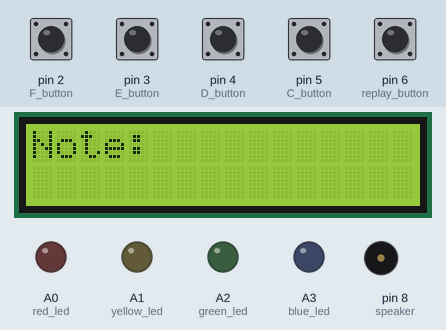
Simulated run of this sketch. Board: Arduino Uno, built with avr-gcc and run on an emulated ATmega328P. Shown: 16×2 character LCD, output pins drawn as LEDs (lit = HIGH), buzzer (waves = sounding). The test bench sets the inputs (shaded band); at power-on: pin 2 (F_button), pin 3 (E_button), pin 4 (D_button), pin 5 (C_button), pin 6 (replay_button) LOW.

Above: at 1.2 s.
1.3 s: pin 3 (E_button) pulled HIGH for 1 s
At 1.7 s:
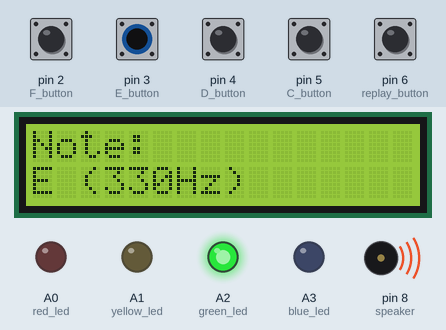
3.8 s: pin 2 (F_button) pulled HIGH for 0.15 s
At 3.88 s:
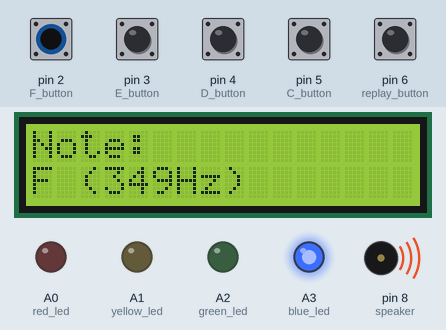
5.4 s: pin 4 (D_button) pulled HIGH for 0.15 s
At 5.48 s:
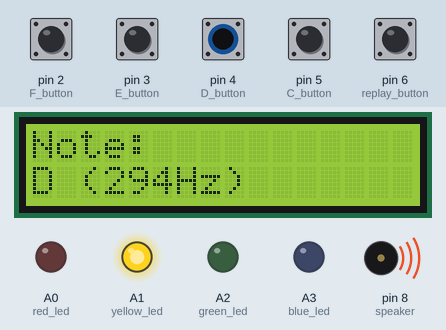
7.0 s: pin 5 (C_button) pulled HIGH for 0.15 s
At 7.08 s:
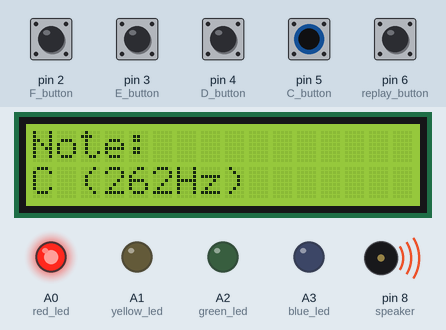
8.6 s: pin 6 (replay_button) pulled HIGH for 0.15 s
At 11.4 s:
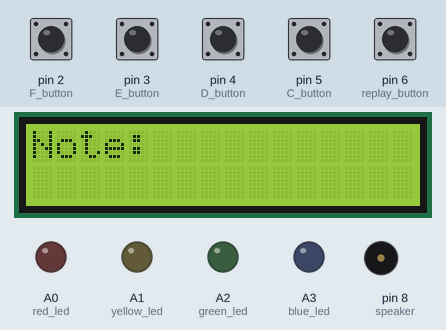
11.7 s: pin 6 (replay_button) pulled HIGH for 1 s
At 12.0 s:
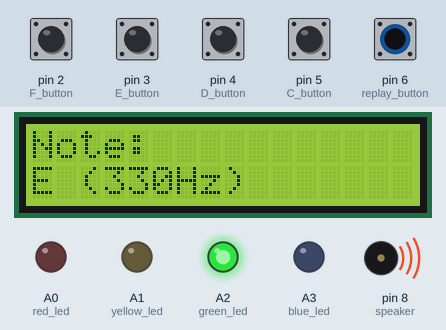
Timing chart, 0 to 15.2 s (numbered marks = the images above; inputs shaded):
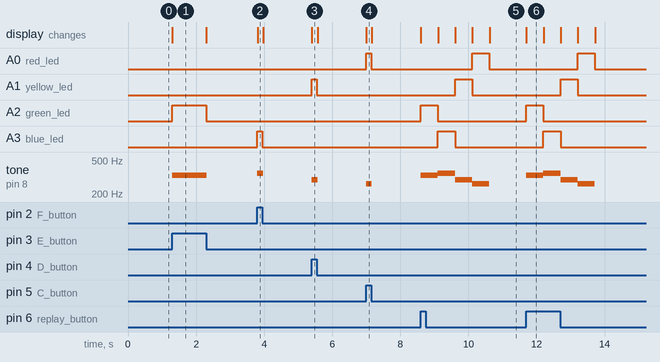

The sketch:

ToneKeyboard.ino
```cpp
#include <LiquidCrystal.h>
int noteStorage[20] = {0,0,0,0,0,0,0,0,0,0,0,0,0,0,0,0,0,0,0,0};
int storageAmt = 0;
bool newNote=true;
LiquidCrystal lcd (12,11,10,9,7,1);
void clearStorage(){
  for(int i = 0;i<20;i++){
    noteStorage[i]=0;
  }
  storageAmt=0;
}

void setup() {
  // put your setup code here, to run once:
  pinMode(12, OUTPUT); //RS
  pinMode(11, OUTPUT); //E
  pinMode(10, OUTPUT); //D4
  pinMode(9, OUTPUT); //D5
  pinMode(7, OUTPUT); //D6
  pinMode(1, OUTPUT); //D7
  pinMode(A0, OUTPUT); //red led
  pinMode(A1, OUTPUT); //yellow led
  pinMode(A2, OUTPUT); //green led
  pinMode(A3, OUTPUT); //blue led
  pinMode(8, OUTPUT); //speaker
  pinMode(6, INPUT); //replay button
  pinMode(5, INPUT); //C button
  pinMode(4, INPUT); //D button
  pinMode(3, INPUT); //E button
  pinMode(2, INPUT); //F button
  lcd.begin(16,2);
  lcd.print("Note:");
}
void printNote(int hz){
  lcd.clear();
  lcd.setCursor(0,0);
  lcd.print("Note:");
  lcd.setCursor(0,1);
  if(hz==349)
    lcd.print("F (349Hz)");
  else if(hz==330)
    lcd.print("E (330Hz)");
  else if(hz==294)
    lcd.print("D (294Hz)");
  else if(hz==262)
    lcd.print("C (262Hz)");
}
void blueNote(int dur){
  digitalWrite(A3,HIGH);
  digitalWrite(A2,LOW);
  digitalWrite(A1,LOW);
  digitalWrite(A0,LOW);
  tone(8,349,dur);
}
void greenNote(int dur){
  digitalWrite(A3,LOW);
  digitalWrite(A2,HIGH);
  digitalWrite(A1,LOW);
  digitalWrite(A0,LOW);
  tone(8,330,dur);
}
void yellowNote(int dur){
  digitalWrite(A3,LOW);
  digitalWrite(A2,LOW);
  digitalWrite(A1,HIGH);
  digitalWrite(A0,LOW);
  tone(8,294,dur);
}
void redNote(int dur){
  digitalWrite(A3,LOW);
  digitalWrite(A2,LOW);
  digitalWrite(A1,LOW);
  digitalWrite(A0,HIGH);
  tone(8,262,dur);
}
void loop() {
  // put your main code here, to run repeatedly:
  if(digitalRead(6)==HIGH&&digitalRead(5)==HIGH){ //if both replay and left-most button pushed, reset memory
    clearStorage();
    tone(8,220,1500); //reset tone
    digitalWrite(A3,HIGH);
    digitalWrite(A2,HIGH);
    digitalWrite(A1,HIGH);
    digitalWrite(A0,HIGH);
    lcd.clear();
    lcd.print("Resetting stored");
    lcd.setCursor(0,1);
    lcd.print("song...");
    delay(1500);
    lcd.clear();
  }

  if(digitalRead(6)==HIGH){ //replay
    for(int i = 0;noteStorage[i]!=0;i++){
      if(noteStorage[i]==1){
        blueNote(500);
        printNote(349);
        delay(500);
      }
      if(noteStorage[i]==2){
        greenNote(500);
        printNote(330);
        delay(500);
      }
      if(noteStorage[i]==3){
        yellowNote(500);
        printNote(294);
        delay(500);
      }
      if(noteStorage[i]==4){
        redNote(500);
        printNote(262);
        delay(500);
      }
    }
    newNote=false;
  }
  else if(digitalRead(2)==HIGH){ //F,Blue,349hz
    blueNote(20);
    if(storageAmt<20&&newNote){
      noteStorage[storageAmt] = 1;
      newNote=false;
      storageAmt++;
      printNote(349);
    }
  }
  else if(digitalRead(3)==HIGH){//E,Green,330
    greenNote(20);
    if(storageAmt<20&&newNote){
      noteStorage[storageAmt] = 2;
      newNote=false;
      storageAmt++;
      printNote(330);
    }
  }
  else if(digitalRead(4)==HIGH){//D,Yellow,294hz
    yellowNote(20);
    if(storageAmt<20&&newNote){
      noteStorage[storageAmt] = 3;
      newNote=false;
      storageAmt++;
      printNote(294);
    }
  }
  else if(digitalRead(5)==HIGH){//C,Red,262hz
    redNote(20);
    if(storageAmt<20&&newNote){
      noteStorage[storageAmt] = 4;
      newNote=false;
      storageAmt++;
      printNote(262);
    }
  }
  else { //no buttons pressed, turn off LEDs and reset note bool
    digitalWrite(A3,LOW);
    digitalWrite(A2,LOW);
    digitalWrite(A1,LOW);
    digitalWrite(A0,LOW);
    if(!newNote){
      lcd.clear();
      lcd.print("Note:");
      newNote=true;
    }
  }
}
```

Measured:
- after the input at 1.3 s, A2 (green_led): LOW → HIGH at once, → LOW 1.0 s later; tone on pin 8 (speaker): silent → 330 Hz at once, → silent 1.0 s later; the display: changes at once (image 1)
- after the input at 3.8 s, A3 (blue_led): LOW → HIGH at once, → LOW 0.15 s later; tone on pin 8 (speaker): silent → 349 Hz at once, → silent 0.17 s later; the display: changes at once (image 2)
- after the input at 5.4 s, A1 (yellow_led): LOW → HIGH at once, → LOW 0.15 s later; tone on pin 8 (speaker): silent → 294 Hz at once, → silent 0.17 s later; the display: changes at once (image 3)
- after the input at 7.0 s, A0 (red_led): LOW → HIGH at once, → LOW 0.15 s later; tone on pin 8 (speaker): silent → 262 Hz at once, → silent 0.16 s later; the display: changes at once (image 4)
- after the input at 8.6 s, A0 (red_led): LOW → HIGH after 1.5 s, → LOW 0.50 s later; A1 (yellow_led): LOW → HIGH after 1.0 s, → LOW 0.50 s later
- after the input at 11.7 s, A0 (red_led): LOW → HIGH after 1.5 s, → LOW 0.50 s later; A1 (yellow_led): LOW → HIGH after 1.0 s, → LOW 0.50 s later
- what the display in image 6 shows lasts 0.5 s, from 11.7 s to 12.2 s
